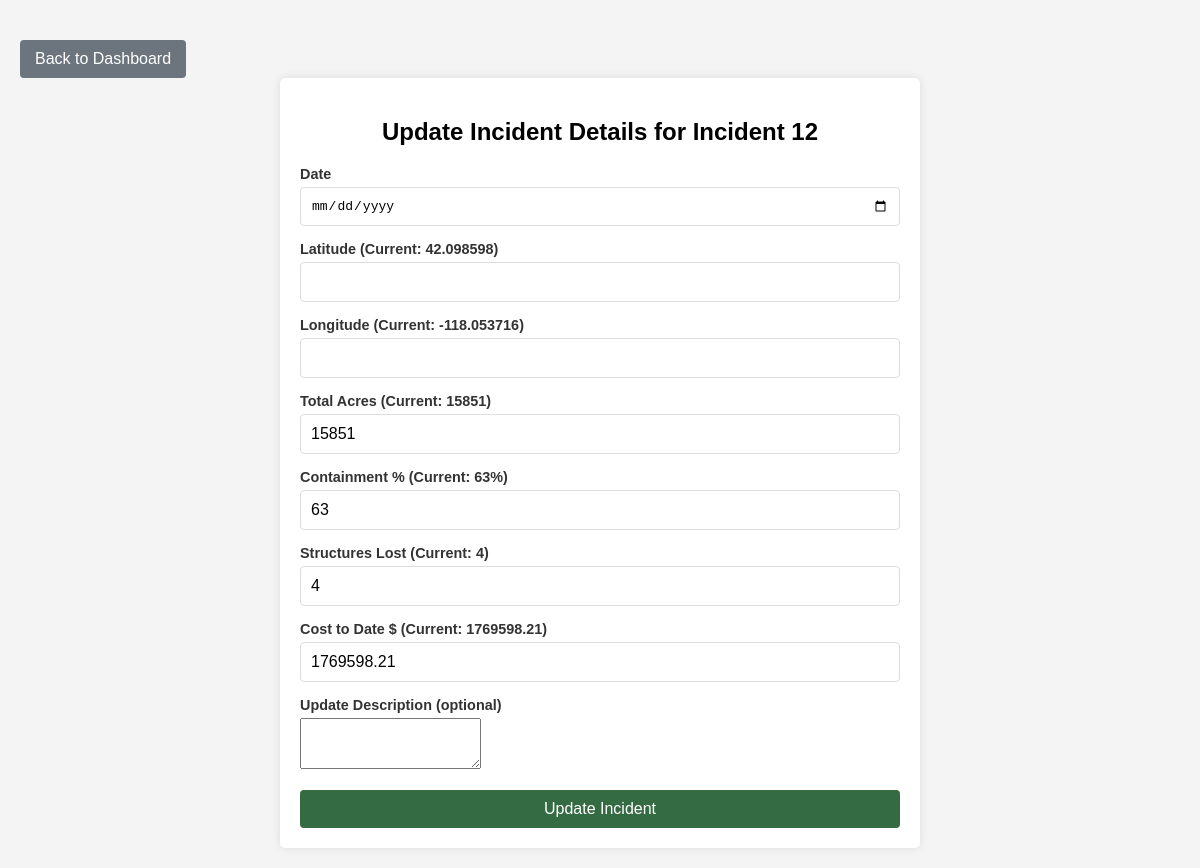
/update/12, run on the app's committed database.
### tables this page shows
CREATE TABLE incidents (
            id INTEGER PRIMARY KEY AUTOINCREMENT,
            name TEXT NOT NULL,
            lat REAL,
            long REAL,
            status TEXT NOT NULL,
            total_acres INTEGER,
            containment_percentage INTEGER,
            total_ppl INTEGER,
            crew INTEGER,
            engines INTEGER,
            helicopters INTEGER,
            structures_lost INTEGER,
            cost_to_date REAL
        );

### app.py (the view, shortened to what this page needs)
@app.route('/update/<int:incident_id>', methods=['GET', 'POST'])
def update_incident(incident_id):
    conn = sqlite3.connect('incidents.db')
    cursor = conn.cursor()
    cursor.execute("SELECT name, lat, long, total_acres, containment_percentage, structures_lost, cost_to_date FROM incidents WHERE id = ?", (incident_id,))
    incident = cursor.fetchone()
    conn.close()
    return render_template('update_incident.html', incident=incident, incident_id=incident_id)

### templates/update_incident.html (shortened to what this page needs)
<!DOCTYPE html>
<html lang="en">
<head>
    <link rel="stylesheet" href="{{ url_for('static', filename='style.css') }}">
</head>
<body>
    <a href="{{ url_for('dashboard') }}" class="btn-back">Back to Dashboard</a>
    <div class="form-container">
        <h2>Update Incident Details for {{ incident[0] }}</h2>
        <form action="{{ url_for('update_incident', incident_id=incident_id) }}" method="POST">
            <div class="input-group">
                <label for="date">Date</label>
                <input type="date" id="date" name="date">
            </div>
            <div class="input-group">
                <label for="lat">Latitude (Current: {{ incident[1] }})</label>
                <input type="number" id="lat" name="lat" step="any" required>
            </div>
            <div class="input-group">
                <label for="long">Longitude (Current: {{ incident[2] }})</label>
                <input type="number" id="long" name="long" step="any" required>
            </div>
            <div class="input-group">
                <label for="total_acres">Total Acres (Current: {{ incident[3] }})</label>
                <input type="number" id="total_acres" name="total_acres" value="{{ incident[3] }}" step="any" required>
            </div>
            <div class="input-group">
                <label for="containment_percentage">Containment % (Current: {{ incident[4] }}%)</label>
                <input type="number" id="containment_percentage" name="containment_percentage" value="{{ incident[4] }}" min="0" max="100" required>
            </div>
            <div class="input-group">
                <label for="structures_lost">Structures Lost (Current: {{ incident[5] }})</label>
                <input type="number" id="structures_lost" name="structures_lost" value="{{ incident[5] }}" required>
            </div>
            <div class="input-group">
                <label for="cost_to_date">Cost to Date $ (Current: {{ incident[6] | float | round(2) }})</label>
                <input type="number" id="cost_to_date" name="cost_to_date" value="{{ incident[6] }}" step="0.01" required>
            </div>
            <div class="input-group">
                <label for="update_description">Update Description (optional)</label>
                <textarea id="update_description" name="update_description" rows="3"></textarea>
            </div>
            <button type="submit" class="btn">Update Incident</button>
        </form>
    </div>
</body>
</html>

### static/style.css (style rules this page uses)
body { font-family: Arial, sans-serif; background-color: #f4f4f4; margin: 0; padding: 20px; }
h2 { text-align: center; margin-bottom: 20px; }
.btn { padding: 10px 15px; background-color: #356b42; color: #fff; border: none; border-radius: 4px; cursor: pointer; font-size: 1em; text-decoration: none; display: inline-block; margin-top: 2px; }
.input-group { margin-bottom: 15px; text-align: left; }
.input-group label { display: block; margin-bottom: 5px; font-weight: bold; color: #333; }
.input-group input { width: 100%; padding: 8px; font-size: 1em; border: 1px solid #ddd; border-radius: 4px; }
.form-container { max-width: 600px; margin: 0 auto; padding: 20px; background-color: #fff; border-radius: 5px; box-shadow: 0px 0px 10px rgba(0, 0, 0, 0.1); }
.form-container h2 { text-align: center; margin-bottom: 20px; }
.form-container .input-group { margin-bottom: 15px; }
.form-container .input-group label { display: block; font-size: 0.9em; color: #333; margin-bottom: 5px; }
.form-container .input-group input, .form-container .input-group select { width: 100%; padding: 10px; font-size: 1em; border: 1px solid #ddd; border-radius: 4px; box-sizing: border-box; }
.form-container .btn { width: 100%; text-align: center; }
.btn-back { display: inline-block; padding: 10px 15px; background-color: #6c757d; color: white; text-decoration: none; border-radius: 4px; font-size: 1em; margin-top: 20px; }

### data on the page
incidents: name "Incident 12", lat "42.098598", long "-118.053716", total_acres "15851", containment_percentage "63", structures_lost "4", cost_to_date "1769598.21"
